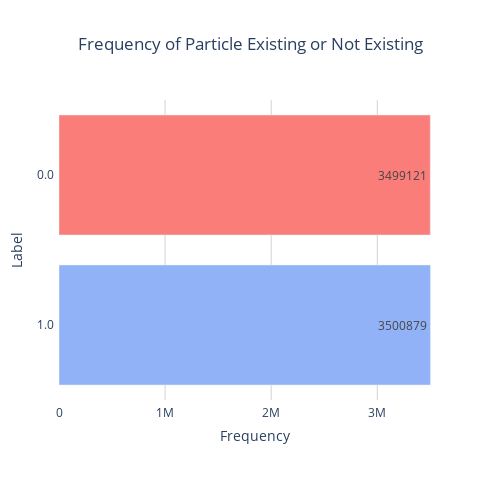

Notebook source saved alongside this figure:
### Code cell
color_list = ['#92B2F7', '#FA7D7A']
fig = go.Figure()
#create a horizontal bar for each class in the particle data.
for idx, (label, count) in enumerate(class_counts.items()):
    fig.add_trace(
        go.Bar(
            y=[str(label)],
            x=[count],
            name=str(label),
            orientation='h',
            text=[count],
            textposition='auto',
            marker_color=color_list[idx % len(color_list)]
        )
    )

fig.update_layout(
    title_text='Frequency of Particle Existing or Not Existing',
    title_x=0.5, 
    xaxis_title='Frequency',
    yaxis_title='Label',
    showlegend = False,
    autosize=False,
    width=500,
    height=500,
    margin=dict(l=50, r=50, b=100, t=100, pad=4),
    plot_bgcolor='white', 
    xaxis=dict(gridcolor='lightgrey')
)

fig.show()

### Figure 1 — Plotly figure (JSON) as saved in the notebook; plotly's stock layout.template omitted (floating-point values rounded to 4 significant figures)
{"data": [{"marker": {"color": "#92B2F7"}, "name": "1.0", "orientation": "h", "text": ["3500879"], "textposition": "auto", "type": "bar", "x": [3500879], "y": ["1.0"]}, {"marker": {"color": "#FA7D7A"}, "name": "0.0", "orientation": "h", "text": ["3499121"], "textposition": "auto", "type": "bar", "x": [3499121], "y": ["0.0"]}], "layout": {"autosize": false, "height": 500, "margin": {"b": 100, "l": 50, "pad": 4, "r": 50, "t": 100}, "plot_bgcolor": "white", "showlegend": false, "title": {"text": "Frequency of Particle Existing or Not Existing", "x": 0.5}, "width": 500, "xaxis": {"gridcolor": "lightgrey", "title": {"text": "Frequency"}}, "yaxis": {"title": {"text": "Label"}}}}
